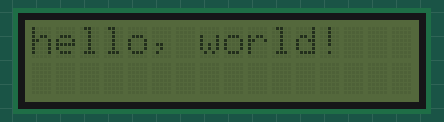
Recording of a sketch running on a simulated Arduino Uno, built with avr-gcc and run on an emulated ATmega328P. On the bench: 16×2 character LCD.

Above: at 0.1 s.
At 4.1 s:
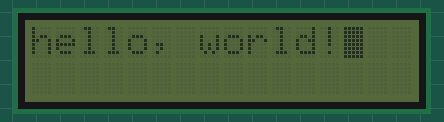

Measured:
- what the display in image 1 shows lasts 3.0 s, from 4.1 s to 7.1 s

The sketch:

GroveLCD_test.ino
```cpp
// (licence header left out)
#include <Wire.h>
#include "rgb_lcd.h"

rgb_lcd lcd;

int r = 0;
int g = 0;
int b = 0;

void setup() {
    // set up the LCD's number of columns and rows:
    lcd.begin(16, 2);

    // Print a message to the LCD.
    lcd.print("hello, world!");

    lcd.setRGB(r,g,b);
    lcd.setPWM(BLUE,255);

    delay(1000);
}

void loop() {
    // Turn off the blinking cursor:
    lcd.noBlink();
    delay(3000);
    // Turn on the blinking cursor:
    lcd.blink();
    delay(3000);
}

/*********************************************************************************************************
    END FILE
*********************************************************************************************************/
```
